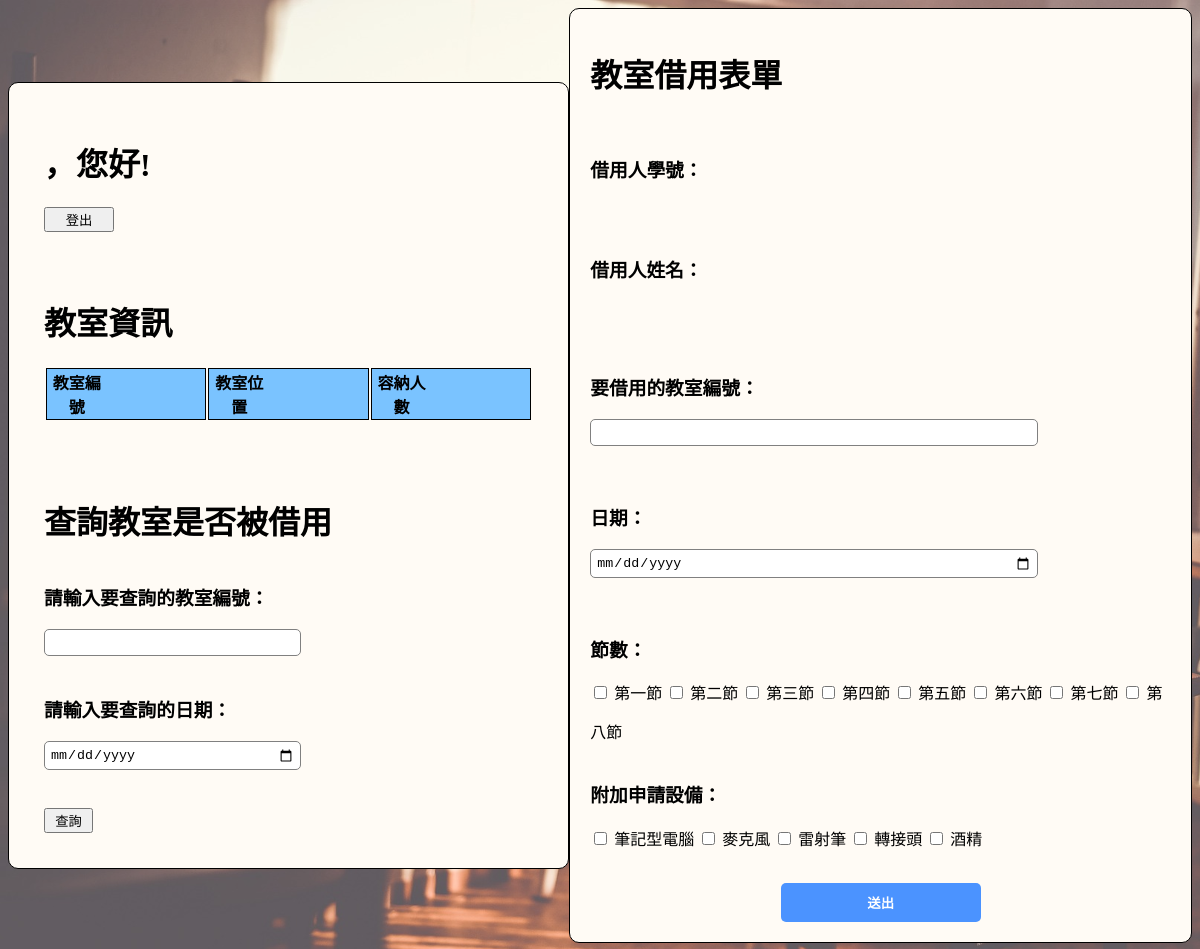
Before: /Lab/project/student_homepage.php with the older database file.
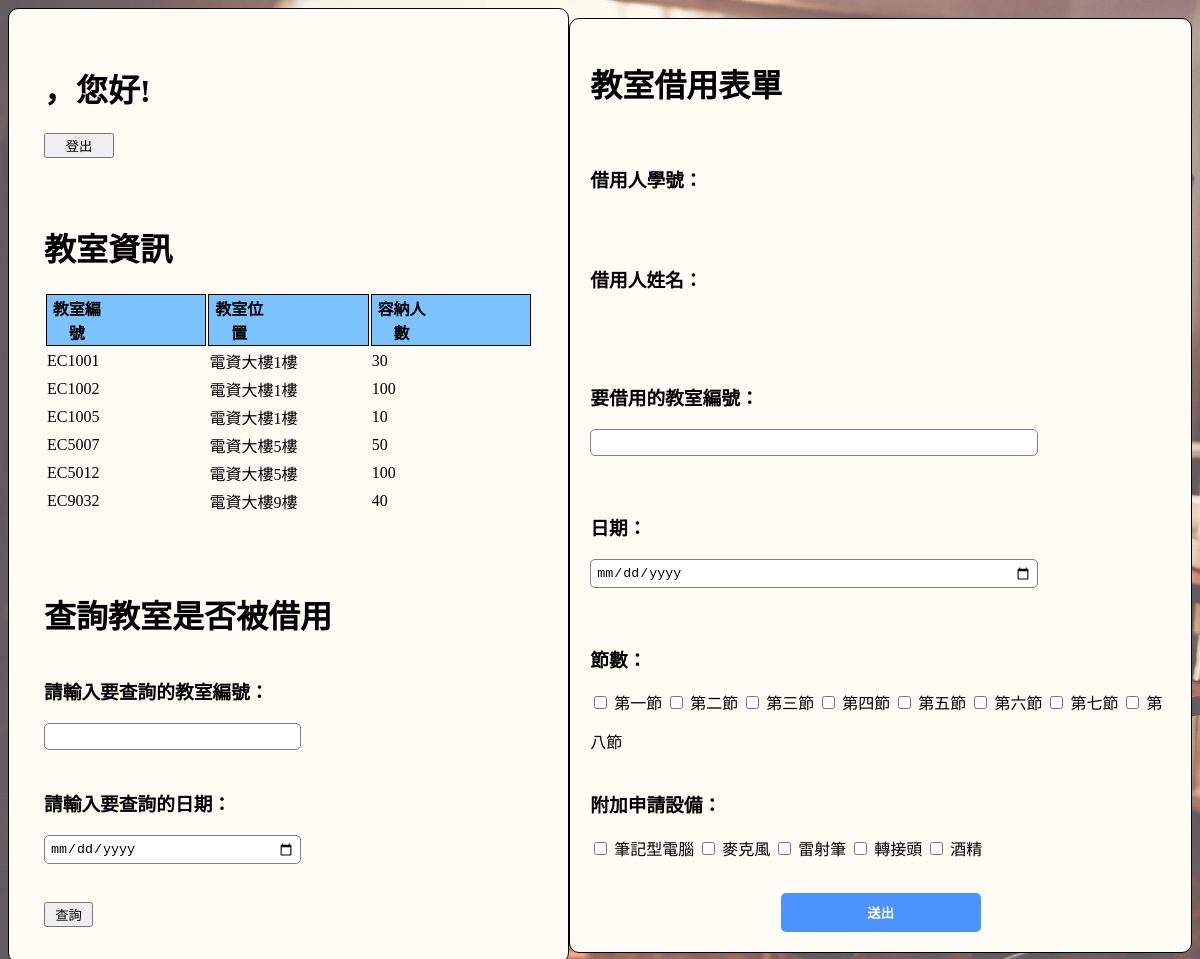
After: the same page with the newer database file.
### Lab/project/student_homepage.php (the view, shortened to what this page needs)
<!DOCTYPE html>
<html>
<head>
	<link rel="stylesheet" href="student_homepage.css">
</head>
<body>
	<div class="container">
		<div class="left">
      <div class="classroom_info">
        <?php
        echo "<h1>";
        echo "，您好!</h1>";
        echo "<form action='logout.php' method='POST' style='width: 70px; height: 70px;'>
                <button type='submit' name='logout'>登出</button><br><br>
              </form>";
        ?>
        <h1>教室資訊</h1>
        <table>
          <tr>
            <th>教室編號</th>
            <th>教室位置</th>
            <th>容納人數</th>
          </tr>
          <?php
          $connect = new mysqli("localhost", "root", "", "資料庫");
          $sql = "SELECT * FROM 教室資料表";
          $result = mysqli_query($connect, $sql);
          if(mysqli_num_rows($result)){
            while($row = mysqli_fetch_assoc($result)){
              echo "<tr>
                        <td>".$row["教室編號"]."</td>
                        <td>".$row["教室位置"]."</td>
                        <td>".$row["容納人數"]."</td>
                    </tr>";
            }
          }
          ?>
        </table>
        <br><br><br>
      </div>
      <div class="borrow">
        <form action="classroom_query.php" method="POST">
          <h1>查詢教室是否被借用</h1>
          <h3>請輸入要查詢的教室編號：</h3>
          <input type="text" name="query_id" style="width: 50%">
          <h3>請輸入要查詢的日期：</h3>
          <input type="date" name="query_date" style="width: 50%">
          <br>
          <button type="submit" name="query_button" style="width: 10%">查詢</button>
        </form>
      </div>
		</div>
		<div class="right">
			<h1>教室借用表單</h1>
			<form action="classroom_borrow.php" method="post">
        <br>
        <h3>借用人學號：</h3>
				<br><br>
        <h3>借用人姓名：</h3>
				<br><br><br>
        <h3>要借用的教室編號：</h3>
				<input type="text" name="room_no" style="width: 75%" required>
				<br>
				<h3>日期：</h3>
        <input type="date" name="date" style="width: 75%" required>
				<br>
				<h3>節數：</h3>
        <div class="period">
          <input type="checkbox" id="checkbox1" name="period1">
          <label for="checkbox1">第一節</label>
          <input type="checkbox" id="checkbox2" name="period2">
          <label for="checkbox2">第二節</label>
          <input type="checkbox" id="checkbox3" name="period3">
          <label for="checkbox3">第三節</label>
          <input type="checkbox" id="checkbox4" name="period4">
          <label for="checkbox4">第四節</label>
          <input type="checkbox" id="checkbox5" name="period5">
          <label for="checkbox5">第五節</label>
          <input type="checkbox" id="checkbox6" name="period6">
          <label for="checkbox6">第六節</label>
          <input type="checkbox" id="checkbox7" name="period7">
          <label for="checkbox7">第七節</label>
          <input type="checkbox" id="checkbox8" name="period8">
          <label for="checkbox8">第八節</label>
        </div>
				<br>
        <h3>附加申請設備：</h3>
        <div class="device">
          <input type="checkbox" id="laptop" name="device1">
          <label for="laptop">筆記型電腦</label>
          <input type="checkbox" id="mic" name="device2">
          <label for="mic">麥克風</label>
          <input type="checkbox" id="laser" name="device3">
          <label for="laser">雷射筆</label>
          <input type="checkbox" id="adapter" name="device4">
          <label for="adapter">轉接頭</label>
          <input type="checkbox" id="alcohol" name="device5">
          <label for="alcohol">酒精</label>
        </div>
				<br>
				<input type="submit" value="送出">
			</form>
		</div>
	</div>
</body>
</html>

### Lab/project/student_homepage.css (style rules this page uses)
body { background-image: url("./classroom.jpg"); background-color: rgba(255,255,255,0.2); background-blend-mode: lighten; background-size: cover; background-repeat: no-repeat; }
.container { display: flex; justify-content: center; align-items: center; }
.left { padding: 35px; border: 1px solid black; border-radius: 10px; background-color:rgb(255, 251, 245); }
.right { padding: 20px; border: 1px solid black; border-radius: 10px; background-color:rgb(255, 251, 245); }
form { display: flex; flex-direction: column; }
label { margin-bottom: 10px; display: inline; }
input { margin-bottom: 20px; padding: 5px; border-radius: 5px; border: 1px solid gray; }
input[type=submit] { background-color: #4b93ff; width: 200px; display: block; margin: 0 auto; color: white; font-weight: bold; padding: 10px; border-radius: 5px; border: none; cursor: pointer; }
th { padding-right: 100px; background-color: #7ac3ff; border: 1px solid black; }

Changed rows visible on the page:
added 教室資料表: 教室編號 "EC1001", 教室位置 "電資大樓1樓", 容納人數 "30"
added 教室資料表: 教室編號 "EC1002", 教室位置 "電資大樓1樓", 容納人數 "100"
added 教室資料表: 教室編號 "EC1005", 教室位置 "電資大樓1樓", 容納人數 "10"
added 教室資料表: 教室編號 "EC5007", 教室位置 "電資大樓5樓", 容納人數 "50"
added 教室資料表: 教室編號 "EC5012", 教室位置 "電資大樓5樓", 容納人數 "100"
added 教室資料表: 教室編號 "EC9032", 教室位置 "電資大樓9樓", 容納人數 "40"
